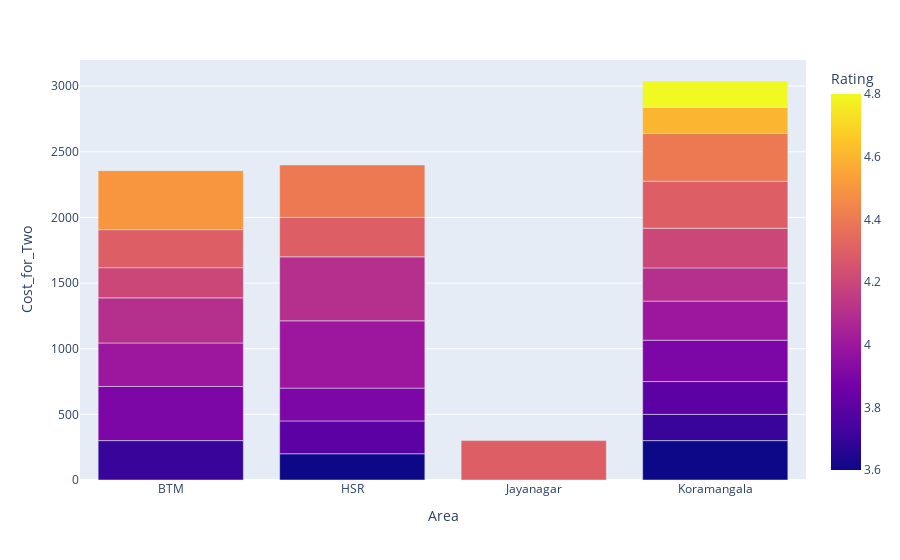

Here is the notebook cell this chart was saved with:
### Code cell
# sns.barplot(x=df['Rating'],y=df['Cost_for_Two'],hue=df['Area'])

fig = px.bar(area_rate_cost,x='Area',y='Cost_for_Two',color='Rating')

fig.show()

### Figure 1 — Plotly figure (JSON) as saved in the notebook; plotly's stock layout.template omitted (floating-point values rounded to 4 significant figures)
{"data": [{"alignmentgroup": "True", "hovertemplate": "Area=%{x}<br>Cost_for_Two=%{y}<br>Rating=%{marker.color}<extra></extra>", "legendgroup": "", "marker": {"color": [3.7, 3.9, 4, 4.1, 4.2, 4.3, 4.5, 3.6, 3.8, 3.9, 4, 4.1, 4.3, 4.4, 4.3, 3.6, 3.7, 3.8, 3.9, 4, 4.1, 4.2, 4.3, 4.4, 4.6, 4.8], "coloraxis": "coloraxis", "pattern": {"shape": ""}}, "name": "", "offsetgroup": "", "orientation": "v", "showlegend": false, "textposition": "auto", "type": "bar", "x": ["BTM", "BTM", "BTM", "BTM", "BTM", "BTM", "BTM", "HSR", "HSR", "HSR", "HSR", "HSR", "HSR", "HSR", "Jayanagar", "Koramangala", "Koramangala", "Koramangala", "Koramangala", "Koramangala", "Koramangala", "Koramangala", "Koramangala", "Koramangala", "Koramangala", "Koramangala"], "xaxis": "x", "y": [300, 412.5, 331.2, 343.6, 230, 289.3, 450, 200, 250, 250, 512.5, 487.5, 300, 400, 300, 300, 200, 250, 315, 297.7, 252.9, 302.2, 358, 363.5, 200, 200], "yaxis": "y"}], "layout": {"barmode": "relative", "coloraxis": {"colorbar": {"title": {"text": "Rating"}}, "colorscale": [[0, "#0d0887"], [0.1111, "#46039f"], [0.2222, "#7201a8"], [0.3333, "#9c179e"], [0.4444, "#bd3786"], [0.5556, "#d8576b"], [0.6667, "#ed7953"], [0.7778, "#fb9f3a"], [0.8889, "#fdca26"], [1, "#f0f921"]]}, "legend": {"tracegroupgap": 0}, "margin": {"t": 60}, "xaxis": {"anchor": "y", "domain": [0, 1], "title": {"text": "Area"}}, "yaxis": {"anchor": "x", "domain": [0, 1], "title": {"text": "Cost_for_Two"}}}}
